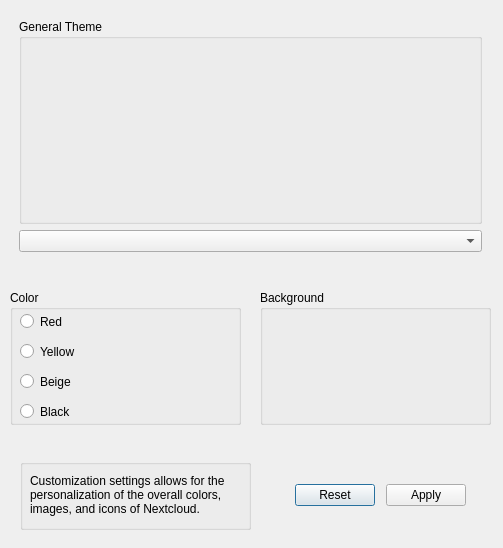
<?xml version="1.0" encoding="UTF-8"?>
<ui version="4.0">
 <class>CustomizationWindow</class>
 <widget class="QDialog" name="CustomizationWindow">
  <property name="enabled">
   <bool>true</bool>
  </property>
  <property name="geometry">
   <rect>
    <x>0</x>
    <y>0</y>
    <width>503</width>
    <height>548</height>
   </rect>
  </property>
  <property name="windowTitle">
   <string>Customization Window</string>
  </property>
  <widget class="QWidget" name="verticalLayoutWidget">
   <property name="geometry">
    <rect>
     <x>10</x>
     <y>10</y>
     <width>481</width>
     <height>251</height>
    </rect>
   </property>
   <layout class="QVBoxLayout" name="GeneralThemeVerticalLayout" stretch="0,0">
    <property name="leftMargin">
     <number>9</number>
    </property>
    <property name="topMargin">
     <number>9</number>
    </property>
    <property name="rightMargin">
     <number>9</number>
    </property>
    <property name="bottomMargin">
     <number>9</number>
    </property>
    <item>
     <widget class="QGroupBox" name="groupBox">
      <property name="title">
       <string>General Theme</string>
      </property>
      <widget class="OCC::SlideShow" name="GeneralThemeSlideshow" native="true">
       <property name="enabled">
        <bool>true</bool>
       </property>
       <property name="geometry">
        <rect>
         <x>0</x>
         <y>20</y>
         <width>463</width>
         <height>181</height>
        </rect>
       </property>
       <property name="sizePolicy">
        <sizepolicy hsizetype="Preferred" vsizetype="Preferred">
         <horstretch>0</horstretch>
         <verstretch>0</verstretch>
        </sizepolicy>
       </property>
       <property name="font">
        <font>
         <pointsize>12</pointsize>
         <bold>true</bold>
        </font>
       </property>
      </widget>
     </widget>
    </item>
    <item>
     <widget class="QComboBox" name="GeneralThemeComboBox">
      <property name="sizePolicy">
       <sizepolicy hsizetype="Preferred" vsizetype="Fixed">
        <horstretch>0</horstretch>
        <verstretch>0</verstretch>
       </sizepolicy>
      </property>
     </widget>
    </item>
   </layout>
  </widget>
  <widget class="QWidget" name="verticalLayoutWidget_2">
   <property name="geometry">
    <rect>
     <x>10</x>
     <y>290</y>
     <width>231</width>
     <height>135</height>
    </rect>
   </property>
   <layout class="QVBoxLayout" name="ColorSettingsVerticalLayout">
    <item>
     <widget class="QGroupBox" name="ColorSettingsGroupBox">
      <property name="title">
       <string>Color</string>
      </property>
      <widget class="QRadioButton" name="ColorRedRadioButton">
       <property name="geometry">
        <rect>
         <x>10</x>
         <y>20</y>
         <width>112</width>
         <height>23</height>
        </rect>
       </property>
       <property name="text">
        <string>Red</string>
       </property>
      </widget>
      <widget class="QRadioButton" name="ColorYellowRadioButton">
       <property name="geometry">
        <rect>
         <x>10</x>
         <y>50</y>
         <width>112</width>
         <height>23</height>
        </rect>
       </property>
       <property name="text">
        <string>Yellow</string>
       </property>
      </widget>
      <widget class="QRadioButton" name="ColorBeigeRadioButton">
       <property name="geometry">
        <rect>
         <x>10</x>
         <y>80</y>
         <width>112</width>
         <height>23</height>
        </rect>
       </property>
       <property name="text">
        <string>Beige</string>
       </property>
      </widget>
      <widget class="QRadioButton" name="ColorBlackRadioButton">
       <property name="geometry">
        <rect>
         <x>10</x>
         <y>110</y>
         <width>112</width>
         <height>23</height>
        </rect>
       </property>
       <property name="text">
        <string>Black</string>
       </property>
      </widget>
     </widget>
    </item>
   </layout>
  </widget>
  <widget class="QWidget" name="horizontalLayoutWidget">
   <property name="geometry">
    <rect>
     <x>290</x>
     <y>470</y>
     <width>181</width>
     <height>51</height>
    </rect>
   </property>
   <layout class="QHBoxLayout" name="ThemeButtonsHorizontalLayout">
    <item>
     <widget class="QPushButton" name="ThemeResetButton">
      <property name="sizePolicy">
       <sizepolicy hsizetype="Fixed" vsizetype="Fixed">
        <horstretch>0</horstretch>
        <verstretch>0</verstretch>
       </sizepolicy>
      </property>
      <property name="text">
       <string>Reset</string>
      </property>
     </widget>
    </item>
    <item>
     <widget class="QPushButton" name="ThemeApplyButton">
      <property name="sizePolicy">
       <sizepolicy hsizetype="Fixed" vsizetype="Fixed">
        <horstretch>0</horstretch>
        <verstretch>0</verstretch>
       </sizepolicy>
      </property>
      <property name="text">
       <string>Apply</string>
      </property>
     </widget>
    </item>
   </layout>
  </widget>
  <widget class="QWidget" name="verticalLayoutWidget_3">
   <property name="geometry">
    <rect>
     <x>260</x>
     <y>290</y>
     <width>231</width>
     <height>135</height>
    </rect>
   </property>
   <layout class="QVBoxLayout" name="IconSettingsVerticalLayout">
    <item>
     <widget class="QGroupBox" name="IconSettingsGroupBox">
      <property name="title">
       <string>Background</string>
      </property>
     </widget>
    </item>
   </layout>
  </widget>
  <widget class="QGroupBox" name="ThemeSettingsGroup">
   <property name="geometry">
    <rect>
     <x>20</x>
     <y>459</y>
     <width>231</width>
     <height>71</height>
    </rect>
   </property>
   <property name="title">
    <string/>
   </property>
   <widget class="QLabel" name="ThemeSettingsLabel">
    <property name="geometry">
     <rect>
      <x>10</x>
      <y>0</y>
      <width>211</width>
      <height>71</height>
     </rect>
    </property>
    <property name="text">
     <string>Customization settings allows for the personalization of the overall colors, images, and icons of Nextcloud.</string>
    </property>
    <property name="wordWrap">
     <bool>true</bool>
    </property>
   </widget>
  </widget>
 </widget>
 <customwidgets>
  <customwidget>
   <class>OCC::SlideShow</class>
   <extends>QWidget</extends>
   <header>wizard/slideshow.h</header>
  </customwidget>
 </customwidgets>
 <resources/>
 <connections/>
</ui>
